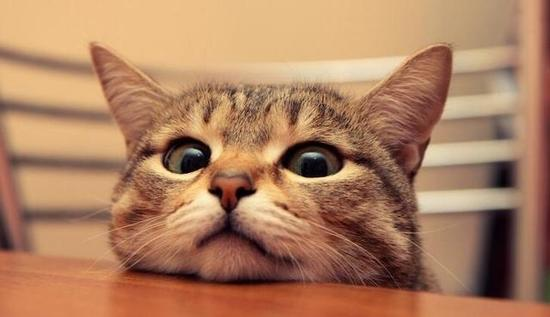
#> input picture u4/cat.jpg, 550 x 317 px
$ python 'test2图像通道的拆分及合并.py'
#> lines starting #> are read from the running program, lines starting #| are printed output that depends on the picture
import cv2 as cv
import numpy as np

img = cv.imread('cat.jpg')
#> img is the input picture: shape (317, 550, 3); mean B, G, R 96.1, 127.7, 173.9
if img is None:
    raise Exception('文件路径有误')
if len(img.shape) < 3:
   raise Exception("图片通道不够")
b,g,r = cv.split(img)
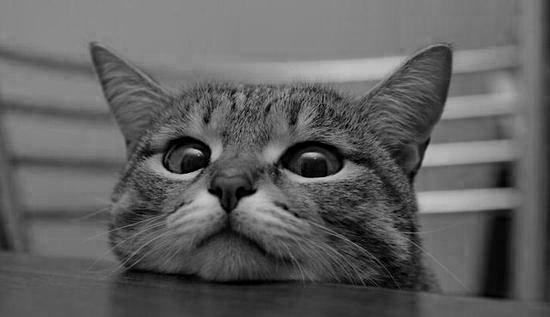
#> b: shape (317, 550); min 0, max 199, mean 96.1
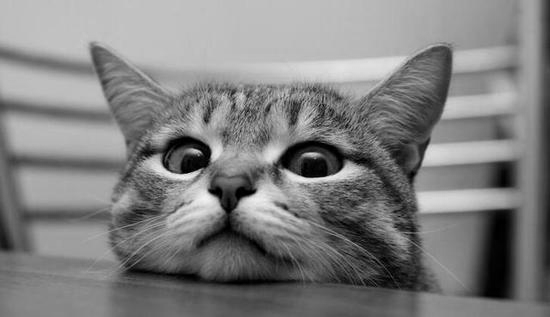
#> g: shape (317, 550); min 0, max 247, mean 127.7
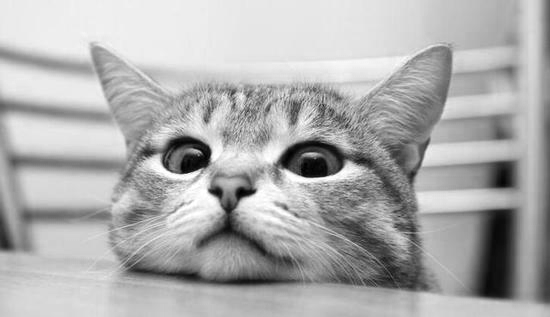
#> r: shape (317, 550); min 0, max 255, mean 173.9
# cv.imshow('b',b)
# cv.imshow('g',g)
# cv.imshow('r',r)
R = r*1.1
R = R.astype(np.uint8)
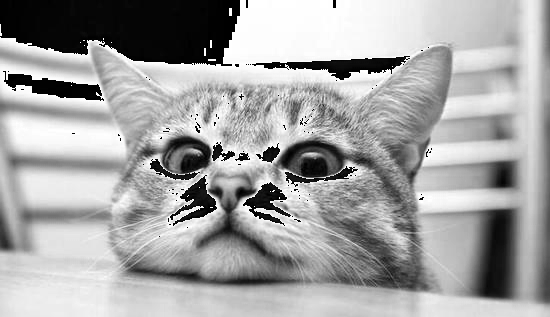
#> R: shape (317, 550); min 0, max 255, mean 163.6
R = R%255
G = g * 0.9
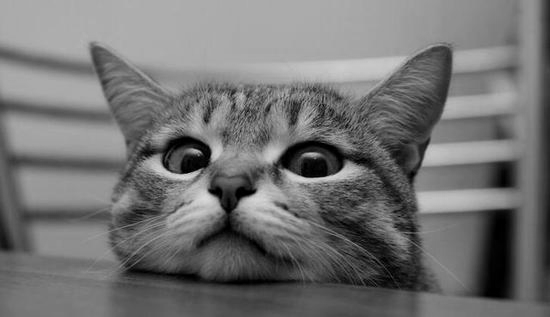
#> G: shape (317, 550) float64; min 0, max 222.3, mean 114.9
G = G.astype(np.uint8)
img2 = cv.merge((b,G,R))   # 合并三通道
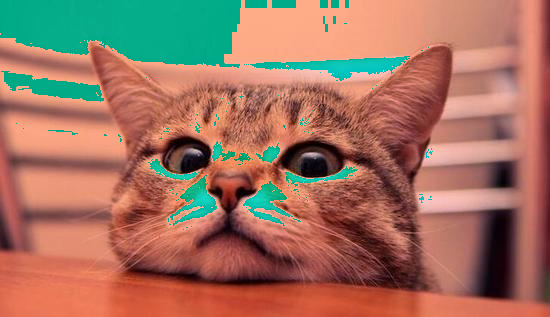
#> img2: shape (317, 550, 3); mean B, G, R 96.1, 114.4, 161.5
# cv.imshow('r2',R)
# cv.imshow('g2',G)
cv.imshow('ww',img2)
cv.waitKey(0)
